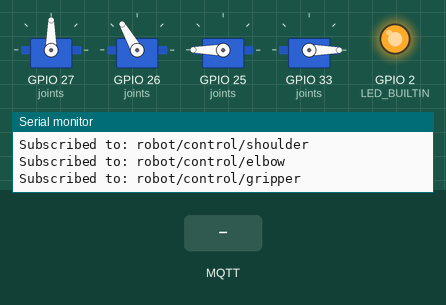
A sketch run on a simulated ESP32. Shown: 4 × servo, output pins drawn as LEDs (lit = HIGH), the last lines printed to the serial monitor. The inputs (shaded band) are chosen by the test bench. WiFi joins after 1.5 s; servers stay silent unless stated; no MQTT or app messages arrive unless stated.

Above: at 3.0 s.
3.1 s: MQTT message "5" arrives on the first subscribed topic
At 4.3 s:
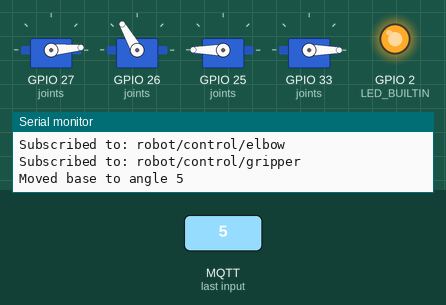
4.6 s: MQTT message "5" arrives on the second subscribed topic
At 5.7 s:
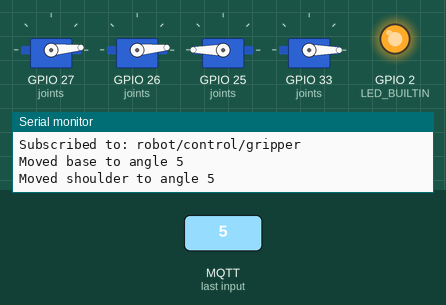
6.1 s: MQTT message "5" arrives on the third subscribed topic
At 6.8 s:
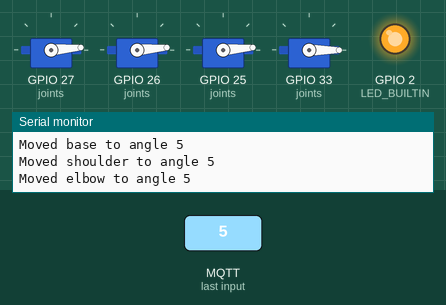
7.6 s: MQTT message "90" arrives on the first subscribed topic
At 8.0 s:
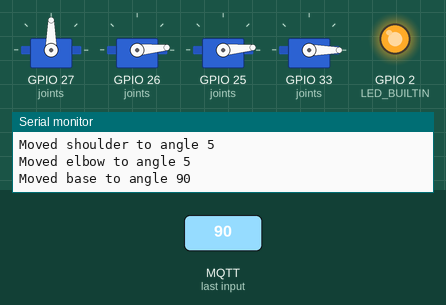
9.1 s: MQTT message "90" arrives on the second subscribed topic
At 10.3 s:
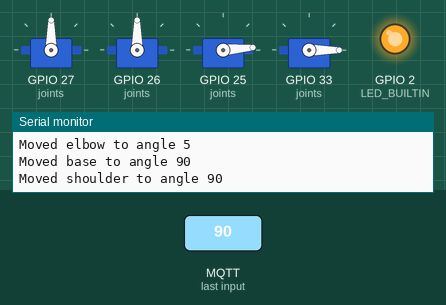
10.6 s: MQTT message "1" arrives on the first subscribed topic
At 11.4 s:
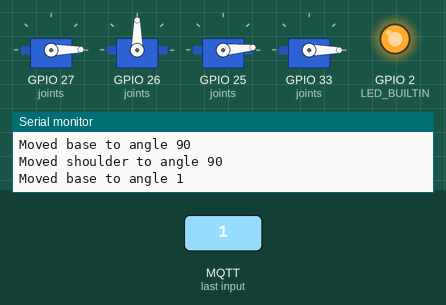
Timing chart, 0 to 13.1 s (numbered marks = the images above; inputs shaded):
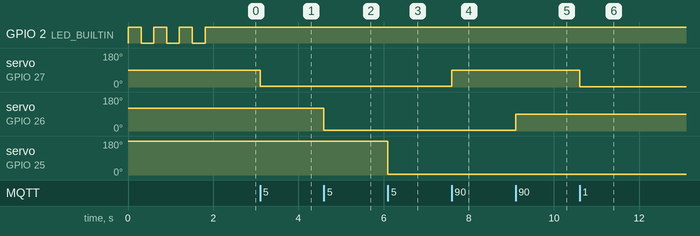

Measured:
- after the input at 3.1 s, servo on GPIO 27 (joints): 90° → 5° at once
- after the input at 4.6 s, servo on GPIO 26 (joints): 120° → 5° at once
- after the input at 6.1 s, servo on GPIO 25 (joints): 180° → 5° at once
- after the input at 7.6 s, servo on GPIO 27 (joints): 5° → 90° at once
- after the input at 9.1 s, servo on GPIO 26 (joints): 5° → 90° at once
- after the input at 10.6 s, servo on GPIO 27 (joints): 90° → 1° at once

The sketch:

roboInternet.ino
```cpp
#include <WiFi.h>
#include <WiFiClientSecure.h>
#include <PubSubClient.h>
#include <ESP32Servo.h>

// WiFi credentials
const char* ssid = "";
const char* password = "";

// HiveMQ Cloud credentials
const char* mqtt_server = "";
const int mqtt_port = 8883;
const char* mqtt_user = "";
const char* mqtt_pass = "";

// Inbuilt Blue LED (usually on GPIO 2)
#define LED_BUILTIN 2

WiFiClientSecure espClient;
PubSubClient client(espClient);

// Servo joint structure
struct ServoJoint {
  Servo servo;
  int pin;
  const char* topicName;
  int angle;
};

// Define all joints with initial angles
ServoJoint joints[] = {
  { Servo(), 27 , "base", 90 },
  { Servo(), 26 , "shoulder", 120 },
  { Servo(), 25 , "elbow", 180 },
  { Servo(), 33 , "gripper", 0 }
};

const int numJoints = sizeof(joints) / sizeof(joints[0]);

// Callback when MQTT message is received
void callback(char* topic, byte* payload, unsigned int length) {
  payload[length] = '\0';
  String topicStr = String(topic);
  int angle = atoi((char*)payload);

  for (int i = 0; i < numJoints; i++) {
    String jointTopic = String("robot/control/") + joints[i].topicName;
    if (topicStr == jointTopic) {
      if (angle >= 0 && angle <= 180) {
        joints[i].servo.write(angle);
        joints[i].angle = angle;
        Serial.printf("Moved %s to angle %d\n", joints[i].topicName, angle);
      }
    }
  }
}

// Reconnect MQTT if needed
void reconnect() {
  while (!client.connected()) {
    Serial.print("Connecting to MQTT...");
    if (client.connect("ESP32Client", mqtt_user, mqtt_pass)) {
      Serial.println("connected!");
      for (int i = 0; i < numJoints; i++) {
        String topic = "robot/control/" + String(joints[i].topicName);
        client.subscribe(topic.c_str());
        Serial.println("Subscribed to: " + topic);
      }
    } else {
      Serial.print("failed, rc=");
      Serial.print(client.state());
      Serial.println(" retrying in 5 seconds");
      delay(5000);
    }
  }
}

void setup() {
  Serial.begin(115200);

  // Attach and set initial angle
  for (int i = 0; i < numJoints; i++) {
    joints[i].servo.attach(joints[i].pin);
    joints[i].servo.write(joints[i].angle);
    Serial.printf("Initialized %s to angle %d\n", joints[i].topicName, joints[i].angle);
  }

  pinMode(LED_BUILTIN, OUTPUT);

  // WiFi connect with blinking LED
  WiFi.begin(ssid, password);
  Serial.print("Connecting to WiFi");

  while (WiFi.status() != WL_CONNECTED) {
    digitalWrite(LED_BUILTIN, HIGH);
    delay(300);
    digitalWrite(LED_BUILTIN, LOW);
    delay(300);
    Serial.print(".");
  }

  Serial.println("\nConnected to WiFi");

  // Turn LED ON after connection
  digitalWrite(LED_BUILTIN, HIGH);

  // MQTT setup
  espClient.setInsecure();
  client.setServer(mqtt_server, mqtt_port);
  client.setCallback(callback);
}

void loop() {
  if (!client.connected()) {
    reconnect();
  }
  client.loop();
}
```
